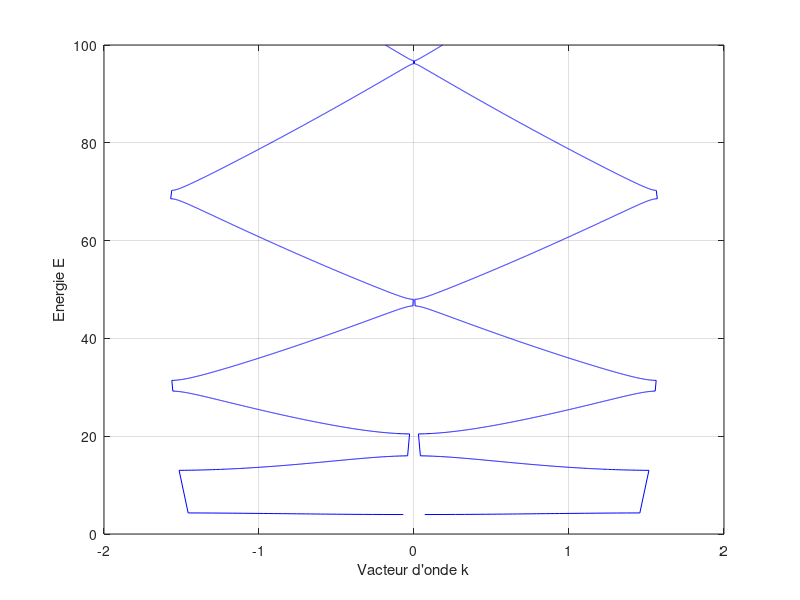

Recreate this plot in MATLAB.
tic
a = 1;
b = 1;
V0 = 15;
Vecteur_E = [];
Vecteur_k = [];

for E = [1:0.01:100]
    K = sqrt(E);
    Q = sqrt(V0 - E);
    X1 = ((Q.^2) - (K.^2))./(2*(K).*(Q));
    X2 = sin(a*(K)).*sinh((Q)*b);
    X3 = cos((K)*a).*cosh((Q)*b);
    RHS = (X1.*X2) + X3;


    if -1 <= RHS && RHS <=1
        Vecteur_E = [Vecteur_E , E];
        k = acos(RHS)/(a + b);
        Vecteur_k = [Vecteur_k , k];
    end
end


plot(Vecteur_k,Vecteur_E ,'b');
hold on;
plot(-Vecteur_k , Vecteur_E,'b');%les vecteurs d'ondes k et -k correspondant à la même énergie
xlabel("Vacteur d'onde k");
ylabel("Energie E");
grid on ;
toc;